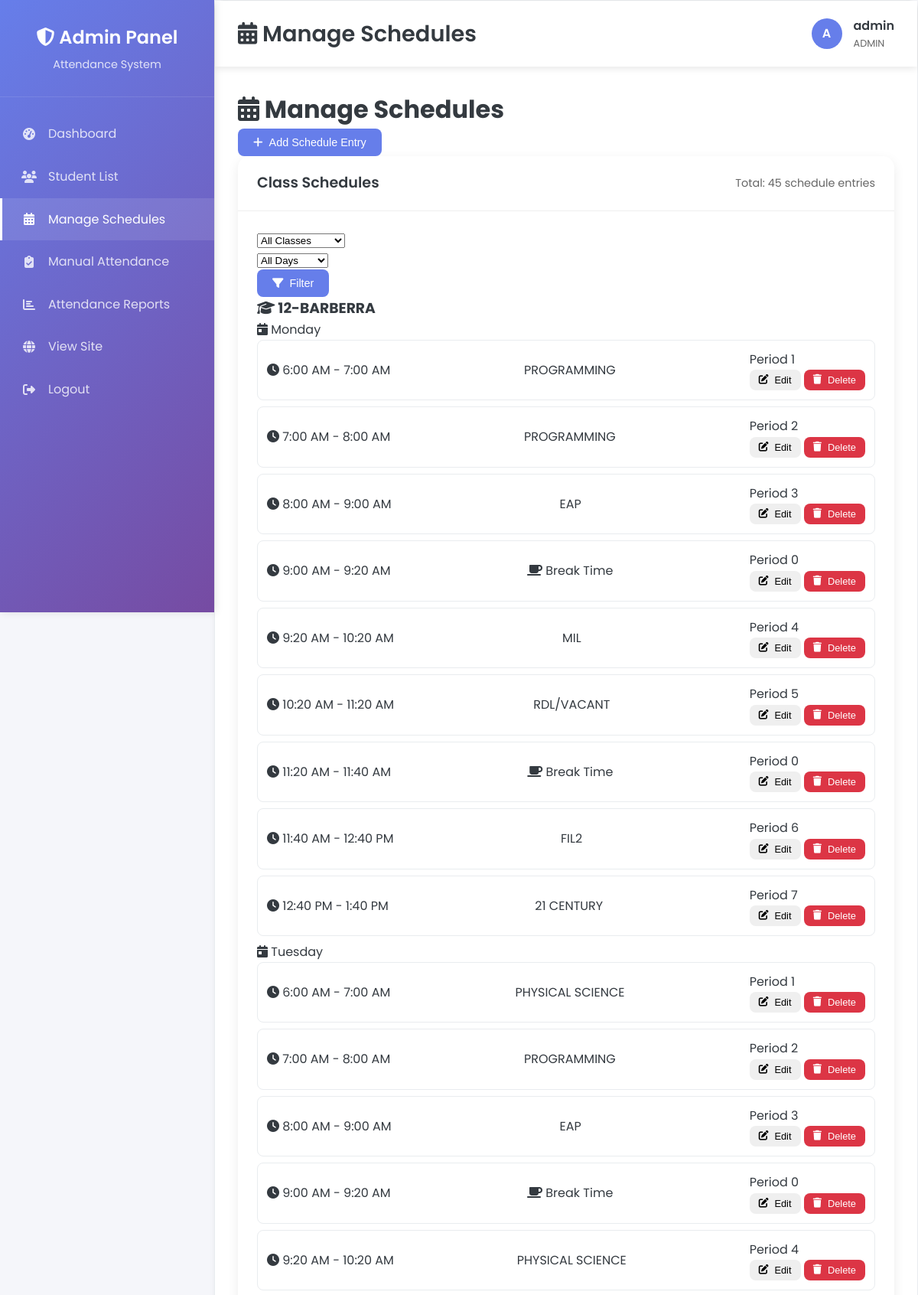
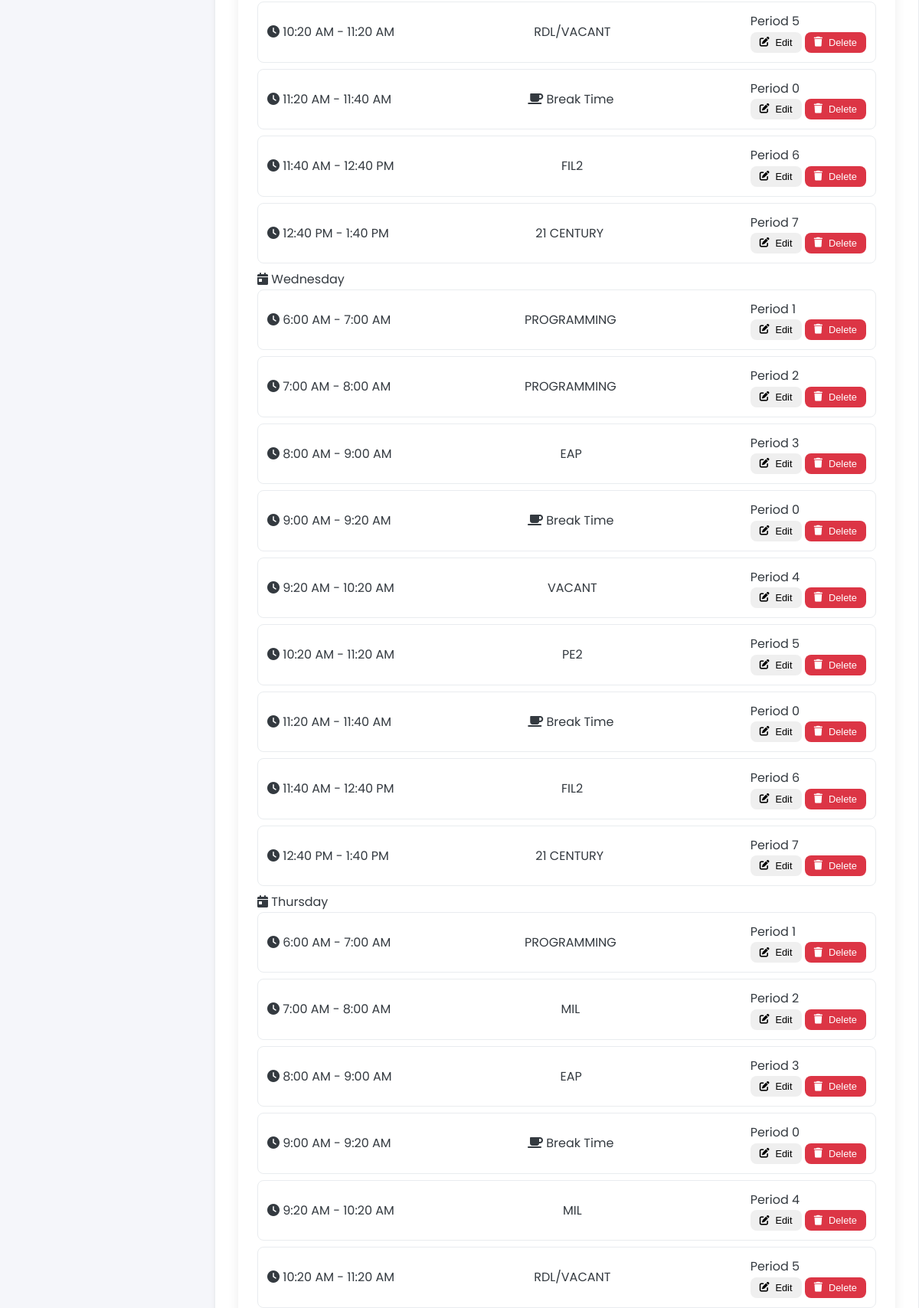
/admin/manage_schedules.php (signed in, upper part), run on the app's committed database (2 pictures, top to bottom).
### tables this page shows
CREATE TABLE schedule (
    id INT AUTO_INCREMENT PRIMARY KEY,
    class VARCHAR(50) NOT NULL COMMENT 'Class section (e.g., 12-BARBERRA)',
    day_of_week ENUM('Monday', 'Tuesday', 'Wednesday', 'Thursday', 'Friday', 'Saturday', 'Sunday') NOT NULL,
    period_number INT NOT NULL COMMENT 'Period number (0 for breaks)',
    start_time TIME NOT NULL,
    end_time TIME NOT NULL,
    subject VARCHAR(100) NOT NULL,
    is_break BOOLEAN DEFAULT FALSE COMMENT 'TRUE if this is a break period',
    created_at TIMESTAMP DEFAULT CURRENT_TIMESTAMP,
    
     
    INDEX idx_class_day_time (class, day_of_week, start_time, end_time),
    INDEX idx_schedule_lookup (class, day_of_week, period_number)
);

### admin/config.php (called while the page is built, shortened)
<?php
function sanitizeOutput($input) {
    return htmlspecialchars($input, ENT_QUOTES, 'UTF-8');
}
?>

### admin/manage_schedules.php (the view, shortened to what this page needs)
<?php
require_once 'config.php';
$pageTitle = 'Manage Schedules';
$classFilter = trim($_GET['class_filter'] ?? '');
$dayFilter = trim($_GET['day_filter'] ?? '');
$whereClause = '';
$params = [];
try {
    $query = "
        SELECT *
        FROM schedule
        WHERE 1=1 $whereClause
        ORDER BY class,
                 FIELD(day_of_week, 'Monday', 'Tuesday', 'Wednesday', 'Thursday', 'Friday', 'Saturday', 'Sunday'),
                 start_time
    ";
    $stmt = $pdo->prepare($query);
    $stmt->execute($params);
    $schedules = $stmt->fetchAll(PDO::FETCH_ASSOC);
    $stmt = $pdo->query("SELECT DISTINCT class FROM schedule ORDER BY class");
    $classes = $stmt->fetchAll(PDO::FETCH_COLUMN);
} catch (Exception $e) {
    error_log("Schedules query error: " . $e->getMessage());
    $schedules = [];
    $classes = [];
    $days = [];
}
$groupedSchedules = [];
foreach ($schedules as $schedule) {
    $groupedSchedules[$schedule['class']][$schedule['day_of_week']][] = $schedule;
}
include 'includes/header.php';
?>
<div class="main-content-header">
    <h1><i class="fas fa-calendar-alt"></i> <?php echo $pageTitle; ?></h1>
    <button onclick="openAddModal()" class="btn btn-primary">
        <i class="fas fa-plus"></i> Add Schedule Entry
    </button>
</div>
<div class="card">
    <div class="card-header">
        <h3 class="card-title">Class Schedules</h3>
        <span class="student-count">
            Total: <?php echo count($schedules); ?> schedule entries
        </span>
    </div>
    <div class="card-body">
        <div class="filters">
            <form method="GET" action="">
                <div class="filters-grid">
                    <div class="form-group no-margin">
                        <select name="class_filter">
                            <option value="">All Classes</option>
                        </select>
                    </div>
                    <div class="form-group no-margin">
                        <select name="day_filter">
                            <option value="">All Days</option>
                        </select>
                    </div>
                    <button type="submit" class="btn btn-primary">
                        <i class="fas fa-filter"></i> Filter
                    </button>
                </div>
            </form>
        </div>
        <?php if (!empty($groupedSchedules)): ?>
            <?php foreach ($groupedSchedules as $className => $classDays): ?>
                <?php if (!$classFilter || $classFilter === $className): ?>
                    <div class="class-card">
                        <div class="class-header">
                            <h3><i class="fas fa-graduation-cap"></i> <?php echo sanitizeOutput($className); ?></h3>
                        </div>
                        <div class="days-container">
                            <?php foreach ($classDays as $dayName => $daySchedules): ?>
                                <?php if (!$dayFilter || $dayFilter === $dayName): ?>
                                    <div class="day-section">
                                        <div class="day-header">
                                            <i class="fas fa-calendar-day"></i> <?php echo $dayName; ?>
                                        </div>
                                        <?php foreach ($daySchedules as $schedule): ?>
                                            <div class="schedule-item">
                                                <div class="schedule-time">
                                                    <i class="fas fa-clock"></i>
                                                    <?php echo date('g:i A', strtotime($schedule['start_time'])); ?> -
                                                    <?php echo date('g:i A', strtotime($schedule['end_time'])); ?>
                                                </div>
                                                <div class="schedule-subject">
                                                    <?php if ($schedule['is_break']): ?>
                                                        <span class="break-indicator">
                                                            <i class="fas fa-coffee"></i> <?php echo sanitizeOutput($schedule['subject']); ?>
                                                        </span>
                                                    <?php else: ?>
                                                        <?php echo sanitizeOutput($schedule['subject']); ?>
                                                    <?php endif; ?>
                                                </div>
                                                <div class="schedule-meta">
                                                    <span>Period <?php echo $schedule['period_number']; ?></span>
                                                    <div class="schedule-actions">
                                                        <button onclick="editSchedule(<?php echo $schedule['id']; ?>, '<?php echo sanitizeOutput($schedule['class']); ?>', '<?php echo $schedule['day_of_week']; ?>', <?php echo $schedule['period_number']; ?>, '<?php echo $schedule['start_time']; ?>', '<?php echo $schedule['end_time']; ?>', '<?php echo sanitizeOutput($schedule['subject']); ?>', <?php echo $schedule['is_break']; ?>)" class="btn btn-sm btn-warning">
                                                            <i class="fas fa-edit"></i> Edit
                                                        </button>
                                                        <button onclick="deleteSchedule(<?php echo $schedule['id']; ?>)" class="btn btn-sm btn-danger">
                                                            <i class="fas fa-trash"></i> Delete
                                                        </button>
                                                    </div>
                                                </div>
                                            </div>
                                        <?php endforeach; ?>
                                    </div>
                                <?php endif; ?>
                            <?php endforeach; ?>
                        </div>
                    </div>
                <?php endif; ?>
            <?php endforeach; ?>
        <?php endif; ?>
    </div>
</div>
<?php include 'includes/footer.php'; ?>

### css/style.css (style rules this page uses)
* { margin: 0; padding: 0; box-sizing: border-box; }
body { font-family: 'Poppins', sans-serif; background-color: #f8f9fa; color: #343a40; line-height: 1.6; }
.btn { display: inline-block; padding: 0.75rem 1.5rem; border-radius: 8px; text-decoration: none; font-weight: 500; transition: all 0.3s ease; border: none; cursor: pointer; font-size: 1rem; }
.btn-primary { background-color: #007bff; color: white; }
.btn-danger { background-color: #dc3545; color: white; }
.form-group { margin-bottom: 1.5rem; }

### css/admin.css (style rules this page uses)
:root { --primary-color: #667eea; --secondary-color: #764ba2; --success-color: #28a745; --danger-color: #dc3545; --warning-color: #ffc107; --info-color: #17a2b8; --light-color: #f8f9fa; --dark-color: #343a40; --border-color: #dee2e6; }
.card { background: white; border-radius: 15px; box-shadow: 0 5px 15px rgba(0,0,0,0.08); overflow: hidden; }
.card-header { padding: 20px 25px; border-bottom: 1px solid #eee; display: flex; justify-content: space-between; align-items: center; }
.card-title { font-size: 1.2rem; font-weight: 600; color: var(--dark-color); margin: 0; }
.card-body { padding: 25px; }
.btn { padding: 10px 20px; border: none; border-radius: 8px; text-decoration: none; display: inline-flex; align-items: center; gap: 8px; font-weight: 500; transition: all 0.2s ease; cursor: pointer; font-size: 0.9rem; }
.btn-primary { background: var(--primary-color); color: white; }
.btn-sm { padding: 6px 12px; font-size: 0.8rem; }
.form-group { margin-bottom: 1.5rem; }
.student-count { color: #666; font-size: 0.9rem; }
.form-group.no-margin { margin: 0; }
.schedule-item { display: flex; justify-content: space-between; align-items: center; padding: 12px; background: white; border: 1px solid #e9ecef; border-radius: 8px; margin-bottom: 8px; cursor: pointer; transition: all 0.2s ease; }

### data on the page
schedule: start_time "6:00 AM", end_time "7:00 AM", subject "PROGRAMMING", period_number "1"
schedule: start_time "7:00 AM", end_time "8:00 AM", subject "PROGRAMMING", period_number "2"
schedule: start_time "8:00 AM", end_time "9:00 AM", subject "EAP", period_number "3"
schedule: start_time "9:00 AM", end_time "9:20 AM", subject "Break Time", period_number "0"
schedule: start_time "9:20 AM", end_time "10:20 AM", subject "MIL", period_number "4"
schedule: start_time "10:20 AM", end_time "11:20 AM", subject "RDL/VACANT", period_number "5"
schedule: start_time "11:20 AM", end_time "11:40 AM", subject "Break Time", period_number "0"
schedule: start_time "11:40 AM", end_time "12:40 PM", subject "FIL2", period_number "6"
schedule: start_time "12:40 PM", end_time "1:40 PM", subject "21 CENTURY", period_number "7"
schedule: start_time "6:00 AM", end_time "7:00 AM", subject "PHYSICAL SCIENCE", period_number "1"
schedule: start_time "7:00 AM", end_time "8:00 AM", subject "PROGRAMMING", period_number "2"
schedule: start_time "8:00 AM", end_time "9:00 AM", subject "EAP", period_number "3"
schedule: start_time "9:00 AM", end_time "9:20 AM", subject "Break Time", period_number "0"
schedule: start_time "9:20 AM", end_time "10:20 AM", subject "PHYSICAL SCIENCE", period_number "4"
schedule: start_time "10:20 AM", end_time "11:20 AM", subject "RDL/VACANT", period_number "5"
schedule: start_time "11:20 AM", end_time "11:40 AM", subject "Break Time", period_number "0"
schedule: start_time "11:40 AM", end_time "12:40 PM", subject "FIL2", period_number "6"
schedule: start_time "12:40 PM", end_time "1:40 PM", subject "21 CENTURY", period_number "7"
schedule: start_time "6:00 AM", end_time "7:00 AM", subject "PROGRAMMING", period_number "1"
schedule: start_time "7:00 AM", end_time "8:00 AM", subject "PROGRAMMING", period_number "2"
schedule: start_time "8:00 AM", end_time "9:00 AM", subject "EAP", period_number "3"
schedule: start_time "9:00 AM", end_time "9:20 AM", subject "Break Time", period_number "0"
schedule: start_time "9:20 AM", end_time "10:20 AM", subject "VACANT", period_number "4"
schedule: start_time "10:20 AM", end_time "11:20 AM", subject "PE2", period_number "5"
schedule: start_time "11:20 AM", end_time "11:40 AM", subject "Break Time", period_number "0"
schedule: start_time "11:40 AM", end_time "12:40 PM", subject "FIL2", period_number "6"
schedule: start_time "12:40 PM", end_time "1:40 PM", subject "21 CENTURY", period_number "7"
schedule: start_time "6:00 AM", end_time "7:00 AM", subject "PROGRAMMING", period_number "1"
schedule: start_time "7:00 AM", end_time "8:00 AM", subject "MIL", period_number "2"
schedule: start_time "8:00 AM", end_time "9:00 AM", subject "EAP", period_number "3"
schedule: start_time "9:00 AM", end_time "9:20 AM", subject "Break Time", period_number "0"
schedule: start_time "9:20 AM", end_time "10:20 AM", subject "MIL", period_number "4"
schedule: start_time "10:20 AM", end_time "11:20 AM", subject "RDL/VACANT", period_number "5"

### other printed values
$pageTitle "Manage Schedules"
substr($currentAdmin['username'], 0, 1) "A"
sanitizeOutput($currentAdmin['username']) "admin"
sanitizeOutput($currentAdmin['role']) "ADMIN"
count($schedules) "45"
sanitizeOutput($className) "12-BARBERRA"
$dayName "Monday"
$dayName "Tuesday"
$dayName "Wednesday"
$dayName "Thursday"
